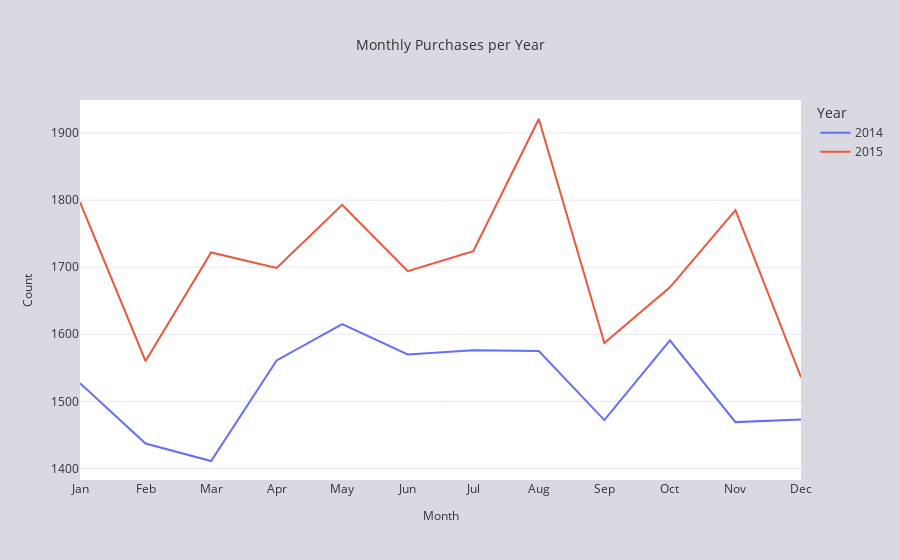

This figure's notebook cell:
### Markdown cell above
Creating a new dataset grouped by year and month allows for analysis of monthly purchases by each year. This suggests some trends in transaction peaks. In February, there tends to be a decrease, while from March onward, there is an increase. In 2015, the peak of sales was in August, whereas in 2014, it was in October. This underscores the importance of constantly analysing trends, as they may change, necessitating adjustments in approaches to increase sales.

### Code cell
df_month_year = df.groupby(['Year', 'Month']).size().unstack(fill_value=0)
df_month_year = df_month_year.T
fig = px.line(df_month_year, x=df_month_year.index, y=df_month_year.columns,
              title='Monthly Purchases per Year', labels={'index': 'Month', 'value': 'Count'}, template='plotly_white')

fig.update_xaxes(tickmode='array', tickvals=list(range(1, 13)), ticktext=['Jan', 'Feb', 'Mar', 'Apr', 'May', 'Jun', 'Jul', 'Aug', 'Sep', 'Oct', 'Nov', 'Dec'])
apply_custom_style(fig, 'Monthly Purchases per Year')
fig.show()

### Figure 1 — Plotly figure (JSON) as saved in the notebook; plotly's stock layout.template omitted (floating-point values rounded to 4 significant figures)
{"data": [{"hovertemplate": "Year=2014<br>Month=%{x}<br>Count=%{y}<extra></extra>", "legendgroup": "2014", "line": {"color": "#636efa", "dash": "solid"}, "marker": {"symbol": "circle"}, "mode": "lines", "name": "2014", "orientation": "v", "showlegend": true, "type": "scatter", "x": [1, 2, 3, 4, 5, 6, 7, 8, 9, 10, 11, 12], "xaxis": "x", "y": [1527, 1437, 1411, 1561, 1615, 1570, 1576, 1575, 1472, 1591, 1469, 1473], "yaxis": "y"}, {"hovertemplate": "Year=2015<br>Month=%{x}<br>Count=%{y}<extra></extra>", "legendgroup": "2015", "line": {"color": "#EF553B", "dash": "solid"}, "marker": {"symbol": "circle"}, "mode": "lines", "name": "2015", "orientation": "v", "showlegend": true, "type": "scatter", "x": [1, 2, 3, 4, 5, 6, 7, 8, 9, 10, 11, 12], "xaxis": "x", "y": [1797, 1560, 1722, 1699, 1793, 1694, 1724, 1921, 1587, 1670, 1785, 1536], "yaxis": "y"}], "layout": {"autosize": true, "font": {"color": "rgb(50, 50, 50)"}, "legend": {"title": {"text": "Year"}, "tracegroupgap": 0}, "paper_bgcolor": "#D9D9E2", "plot_bgcolor": "white", "title": {"font": {"size": 14}, "text": "Monthly Purchases per Year", "x": 0.5}, "xaxis": {"anchor": "y", "autorange": true, "domain": [0, 1], "range": [1, 12], "showgrid": false, "tickfont": {"size": 12}, "tickmode": "array", "ticktext": ["Jan", "Feb", "Mar", "Apr", "May", "Jun", "Jul", "Aug", "Sep", "Oct", "Nov", "Dec"], "tickvals": [1, 2, 3, 4, 5, 6, 7, 8, 9, 10, 11, 12], "title": {"font": {"size": 12}, "text": "Month"}, "type": "linear", "zeroline": false}, "yaxis": {"anchor": "x", "autorange": true, "domain": [0, 1], "gridcolor": "#E3E8F7", "range": [1383.0, 1949.0], "showgrid": true, "tickfont": {"size": 12}, "title": {"font": {"size": 12}, "text": "Count"}, "type": "linear"}}}
